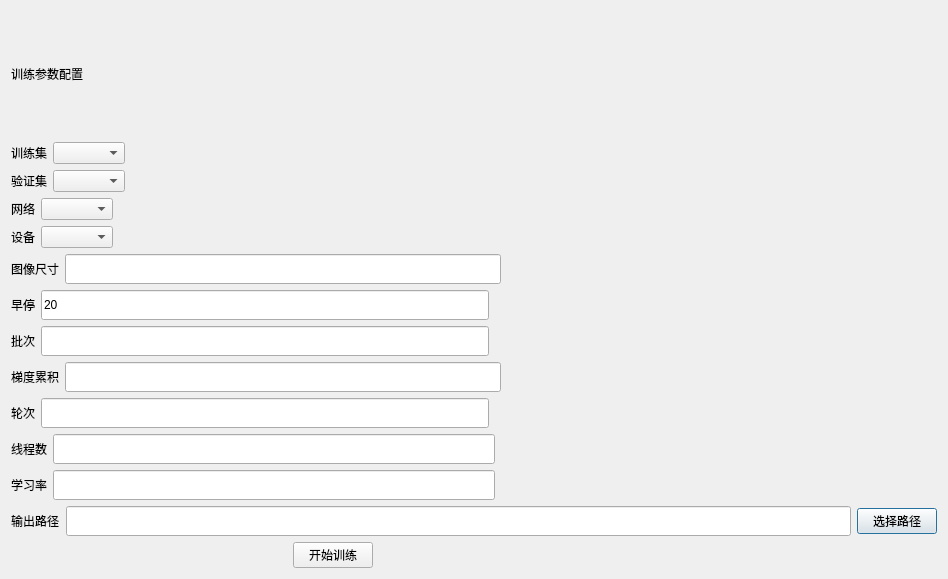
<?xml version='1.0' encoding='UTF-8'?>
<ui version="4.0">
  <class>SegmentDialog</class>
  <widget class="QDialog" name="SegmentDialog">
    <property name="geometry">
      <rect>
        <x>0</x>
        <y>0</y>
        <width>948</width>
        <height>579</height>
      </rect>
    </property>
    <property name="windowTitle">
      <string>图像分割训练</string>
    </property>
    <layout class="QGridLayout" name="gridLayout">
      <item row="0" column="0">
        <layout class="QHBoxLayout" name="horizontalLayout_17">
          <item>
            <layout class="QVBoxLayout" name="verticalLayout">
              <item>
                <layout class="QHBoxLayout" name="horizontalLayout">
                  <item>
                    <widget class="QLabel" name="train_cfg_label">
                      <property name="text">
                        <string>训练参数配置</string>
                      </property>
                    </widget>
                  </item>
                  <item>
                    <spacer name="horizontalSpacer">
                      <property name="orientation">
                        <enum>Qt::Horizontal</enum>
                      </property>
                      <property name="sizeHint" stdset="0">
                        <size>
                          <width>40</width>
                          <height>20</height>
                        </size>
                      </property>
                    </spacer>
                  </item>
                </layout>
              </item>
              <item>
                <layout class="QHBoxLayout" name="horizontalLayout_2">
                  <item>
                    <widget class="QLabel" name="dataset_label">
                      <property name="text">
                        <string>训练集</string>
                      </property>
                    </widget>
                  </item>
                  <item>
                    <widget class="QComboBox" name="dataset_combo" />
                  </item>
                  <item>
                    <spacer name="horizontalSpacer_4">
                      <property name="orientation">
                        <enum>Qt::Horizontal</enum>
                      </property>
                      <property name="sizeHint" stdset="0">
                        <size>
                          <width>40</width>
                          <height>20</height>
                        </size>
                      </property>
                    </spacer>
                  </item>
                </layout>
              </item>
              <item>
                <layout class="QHBoxLayout" name="horizontalLayout_val">
                  <item>
                    <widget class="QLabel" name="val_label">
                      <property name="text">
                        <string>验证集</string>
                      </property>
                    </widget>
                  </item>
                  <item>
                    <widget class="QComboBox" name="val_combo" />
                  </item>
                  <item>
                    <spacer name="horizontalSpacer_val">
                      <property name="orientation">
                        <enum>Qt::Horizontal</enum>
                      </property>
                      <property name="sizeHint" stdset="0">
                        <size>
                          <width>40</width>
                          <height>20</height>
                        </size>
                      </property>
                    </spacer>
                  </item>
                </layout>
              </item>
              <item>
                <layout class="QHBoxLayout" name="horizontalLayout_3">
                  <item>
                    <widget class="QLabel" name="network_label">
                      <property name="text">
                        <string>网络</string>
                      </property>
                    </widget>
                  </item>
                  <item>
                    <widget class="QComboBox" name="network_combo" />
                  </item>
                  <item>
                    <spacer name="horizontalSpacer_5">
                      <property name="orientation">
                        <enum>Qt::Horizontal</enum>
                      </property>
                      <property name="sizeHint" stdset="0">
                        <size>
                          <width>40</width>
                          <height>20</height>
                        </size>
                      </property>
                    </spacer>
                  </item>
                </layout>
              </item>
              <item>
                <layout class="QHBoxLayout" name="horizontalLayout_4">
                  <item>
                    <widget class="QLabel" name="device_label">
                      <property name="text">
                        <string>设备</string>
                      </property>
                    </widget>
                  </item>
                  <item>
                    <widget class="QComboBox" name="device_combo" />
                  </item>
                  <item>
                    <spacer name="horizontalSpacer_6">
                      <property name="orientation">
                        <enum>Qt::Horizontal</enum>
                      </property>
                      <property name="sizeHint" stdset="0">
                        <size>
                          <width>40</width>
                          <height>20</height>
                        </size>
                      </property>
                    </spacer>
                  </item>
                </layout>
              </item>
              <item>
                <layout class="QHBoxLayout" name="horizontalLayout_19">
                  <item>
                    <widget class="QLabel" name="img_size_label">
                      <property name="text">
                        <string>图像尺寸</string>
                      </property>
                    </widget>
                  </item>
                  <item>
                    <widget class="QLineEdit" name="img_size_line_txt">
                      <property name="minimumSize">
                        <size>
                          <width>0</width>
                          <height>30</height>
                        </size>
                      </property>
                    </widget>
                  </item>
                  <item>
                    <spacer name="horizontalSpacer_12">
                      <property name="orientation">
                        <enum>Qt::Horizontal</enum>
                      </property>
                      <property name="sizeHint" stdset="0">
                        <size>
                          <width>40</width>
                          <height>20</height>
                        </size>
                      </property>
                    </spacer>
                  </item>
                </layout>
              </item>
              <item>
                <layout class="QHBoxLayout" name="horizontalLayout_23">
                  <item>
                    <widget class="QLabel" name="early_stop_label">
                      <property name="text">
                        <string>早停</string>
                      </property>
                    </widget>
                  </item>
                  <item>
                    <widget class="QLineEdit" name="early_stop_line_txt">
                      <property name="minimumSize">
                        <size>
                          <width>0</width>
                          <height>30</height>
                        </size>
                      </property>
                      <property name="text">
                        <string>20</string>
                      </property>
                    </widget>
                  </item>
                  <item>
                    <spacer name="horizontalSpacer_16">
                      <property name="orientation">
                        <enum>Qt::Horizontal</enum>
                      </property>
                      <property name="sizeHint" stdset="0">
                        <size>
                          <width>40</width>
                          <height>20</height>
                        </size>
                      </property>
                    </spacer>
                  </item>
                </layout>
              </item>
              <item>
                <layout class="QHBoxLayout" name="horizontalLayout_5">
                  <item>
                    <widget class="QLabel" name="batch_label">
                      <property name="text">
                        <string>批次</string>
                      </property>
                    </widget>
                  </item>
                  <item>
                    <widget class="QLineEdit" name="batch_size_line_txt">
                      <property name="minimumSize">
                        <size>
                          <width>0</width>
                          <height>30</height>
                        </size>
                      </property>
                    </widget>
                  </item>
                  <item>
                    <spacer name="horizontalSpacer_7">
                      <property name="orientation">
                        <enum>Qt::Horizontal</enum>
                      </property>
                      <property name="sizeHint" stdset="0">
                        <size>
                          <width>40</width>
                          <height>20</height>
                        </size>
                      </property>
                    </spacer>
                  </item>
                </layout>
              </item>
              <item>
                <layout class="QHBoxLayout" name="horizontalLayout_20">
                  <item>
                    <widget class="QLabel" name="grad_accum_label">
                      <property name="text">
                        <string>梯度累积</string>
                      </property>
                    </widget>
                  </item>
                  <item>
                    <widget class="QLineEdit" name="grad_accum_line_txt">
                      <property name="minimumSize">
                        <size>
                          <width>0</width>
                          <height>30</height>
                        </size>
                      </property>
                    </widget>
                  </item>
                  <item>
                    <spacer name="horizontalSpacer_13">
                      <property name="orientation">
                        <enum>Qt::Horizontal</enum>
                      </property>
                      <property name="sizeHint" stdset="0">
                        <size>
                          <width>40</width>
                          <height>20</height>
                        </size>
                      </property>
                    </spacer>
                  </item>
                </layout>
              </item>
              <item>
                <layout class="QHBoxLayout" name="horizontalLayout_18">
                  <item>
                    <widget class="QLabel" name="epoch_label">
                      <property name="text">
                        <string>轮次</string>
                      </property>
                    </widget>
                  </item>
                  <item>
                    <widget class="QLineEdit" name="epochs_line_txt">
                      <property name="minimumSize">
                        <size>
                          <width>0</width>
                          <height>30</height>
                        </size>
                      </property>
                    </widget>
                  </item>
                  <item>
                    <spacer name="horizontalSpacer_8">
                      <property name="orientation">
                        <enum>Qt::Horizontal</enum>
                      </property>
                      <property name="sizeHint" stdset="0">
                        <size>
                          <width>40</width>
                          <height>20</height>
                        </size>
                      </property>
                    </spacer>
                  </item>
                </layout>
              </item>
              <item>
                <layout class="QHBoxLayout" name="horizontalLayout_9">
                  <item>
                    <widget class="QLabel" name="loader_num_label">
                      <property name="text">
                        <string>线程数</string>
                      </property>
                    </widget>
                  </item>
                  <item>
                    <widget class="QLineEdit" name="batch_size_line_txt_2">
                      <property name="minimumSize">
                        <size>
                          <width>0</width>
                          <height>30</height>
                        </size>
                      </property>
                    </widget>
                  </item>
                  <item>
                    <spacer name="horizontalSpacer_9">
                      <property name="orientation">
                        <enum>Qt::Horizontal</enum>
                      </property>
                      <property name="sizeHint" stdset="0">
                        <size>
                          <width>40</width>
                          <height>20</height>
                        </size>
                      </property>
                    </spacer>
                  </item>
                </layout>
              </item>
              <item>
                <layout class="QHBoxLayout" name="horizontalLayout_6">
                  <item>
                    <widget class="QLabel" name="lr_label">
                      <property name="text">
                        <string>学习率</string>
                      </property>
                    </widget>
                  </item>
                  <item>
                    <widget class="QLineEdit" name="lr_line_txt">
                      <property name="minimumSize">
                        <size>
                          <width>0</width>
                          <height>30</height>
                        </size>
                      </property>
                    </widget>
                  </item>
                  <item>
                    <spacer name="horizontalSpacer_10">
                      <property name="orientation">
                        <enum>Qt::Horizontal</enum>
                      </property>
                      <property name="sizeHint" stdset="0">
                        <size>
                          <width>40</width>
                          <height>20</height>
                        </size>
                      </property>
                    </spacer>
                  </item>
                </layout>
              </item>
              <item>
                <layout class="QHBoxLayout" name="horizontalLayout_8">
                  <item>
                    <widget class="QLabel" name="output_label">
                      <property name="text">
                        <string>输出路径</string>
                      </property>
                    </widget>
                  </item>
                  <item>
                    <widget class="QLineEdit" name="output_line_txt">
                      <property name="minimumSize">
                        <size>
                          <width>0</width>
                          <height>30</height>
                        </size>
                      </property>
                      <property name="text">
                        <string />
                      </property>
                    </widget>
                  </item>
                  <item>
                    <widget class="QPushButton" name="select_output_path_btn">
                      <property name="text">
                        <string>选择路径</string>
                      </property>
                    </widget>
                  </item>
                </layout>
              </item>
            </layout>
          </item>
        </layout>
      </item>
      <item row="1" column="0">
        <layout class="QHBoxLayout" name="bottomActions">
          <item>
            <spacer name="horizontalSpacer_bottomLeft">
              <property name="orientation">
                <enum>Qt::Horizontal</enum>
              </property>
              <property name="sizeHint" stdset="0">
                <size>
                  <width>40</width>
                  <height>20</height>
                </size>
              </property>
            </spacer>
          </item>
          <item>
            <widget class="QPushButton" name="start_train">
              <property name="text">
                <string>开始训练</string>
              </property>
            </widget>
          </item>
          <item>
            <spacer name="horizontalSpacer_bottomMid">
              <property name="orientation">
                <enum>Qt::Horizontal</enum>
              </property>
              <property name="sizeHint" stdset="0">
                <size>
                  <width>40</width>
                  <height>20</height>
                </size>
              </property>
            </spacer>
          </item>
          <item>
            <spacer name="horizontalSpacer_bottomRight">
              <property name="orientation">
                <enum>Qt::Horizontal</enum>
              </property>
              <property name="sizeHint" stdset="0">
                <size>
                  <width>40</width>
                  <height>20</height>
                </size>
              </property>
            </spacer>
          </item>
        </layout>
      </item>
    </layout>
  </widget>
  <resources />
  <connections />
</ui>
